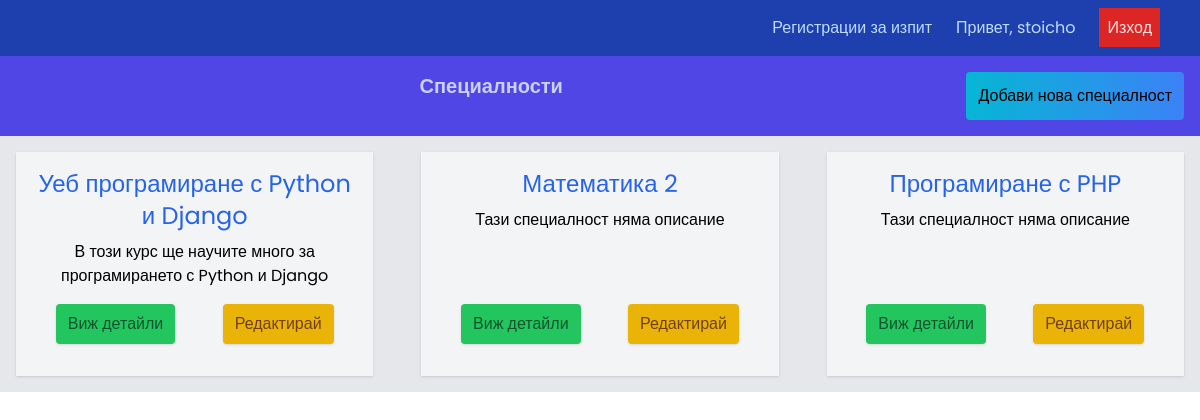
Page /modules/ (signed in) on the committed database.
### modules/models.py (models this page shows, shortened)
class Module(models.Model):
    name = models.CharField(max_length=255)
    description = models.TextField(blank=True)
    participants = models.ManyToManyField(User, related_name='modules')

### modules/views.py (the view)
# urls.py: path('', views.index, name='index'),
def index(request):
    modules = Module.objects.all()
    return render(request, 'modules/index.html', {'modules': modules})

### templates/modules/index.html (shortened to what this page needs)
{% extends '../base.html' %}
{% load static %}
{%  block content %}
  <div class="flex flex-col  bg-gray-200">
    <div class="flex bg-indigo-600 w-full p-4">
      <div class="flex-1">
        <h2 class="text-xl  text-center font-bold text-indigo-200">Специалности</h2>
      </div>
      {% if request.user.is_superuser %}
          <p class="bg-gradient-to-r from-cyan-500 to-blue-500 p-3 rounded">Добави нова специалност</p>
      {% endif %}
    </div>
    <div class="grid grid-cols-1 md:grid-cols-2 lg:grid-cols-3  gap-4">
    {% for module in modules %}
      <div class="flex flex-col bg-gray-100 shadow m-4 p-4">
        <h4 class="text-2xl text-center text-blue-600 mb-2 ">{{module.name}}</h4>
        <p class="text-center flex-1">{% if module.description %}
          {{module.description}}
        {% else %}
          Тази специалност няма описание
        {% endif %}</p>
        <div class="flex justify-around my-4">
          <a href="{% url 'modules:show' module.id %}" class="bg-green-500 px-3 py-2 rounded shadow text-green-900">Виж детайли</a>
          {% if request.user.is_superuser %}
            <a href="" class="bg-yellow-500 px-3 py-2 rounded shadow text-yellow-900">Редактирай</a>
          {% endif %}
        </div>
      </div>
    {% endfor %}
    </div>
  </div>
{% endblock %}

### templates/navbar.html (shortened to what this page needs)
<header class="bg-blue-800 p-4 text-blue-200">
  <nav>
    <ul class="flex justify-end items-center space-x-6">
      <li><a href="">Регистрации за изпит</a></li>
      {% if user.is_authenticated %}
        <li><a href="">Привет, {{request.user.username}}</a></li>
        <li><a class="p-2 bg-red-600 text-red-100" href="{% url 'accounts:logout'%}">Изход</a></li>
      {% else %}
        <li><a href="{% url 'accounts:login'%}">Вход</a></li>
        <li><a href="{% url 'accounts:register'%}">Регистрация</a></li>
      {% endif %}
    </ul>
  </nav>
</header>

### static/styles/base.css (style rules this page uses)
* { font-family: 'Poppins', sans-serif; }

### rows in the picture
Module: name "Уеб програмиране с Python и Django", description "В този курс ще научите много за програмирането с Python и Django"
Module: name "Математика 2", description "Тази специалност няма описание"
Module: name "Програмиране с PHP", description "Тази специалност няма описание"

### other values in the picture
{{ request.user.username }} "stoicho"
